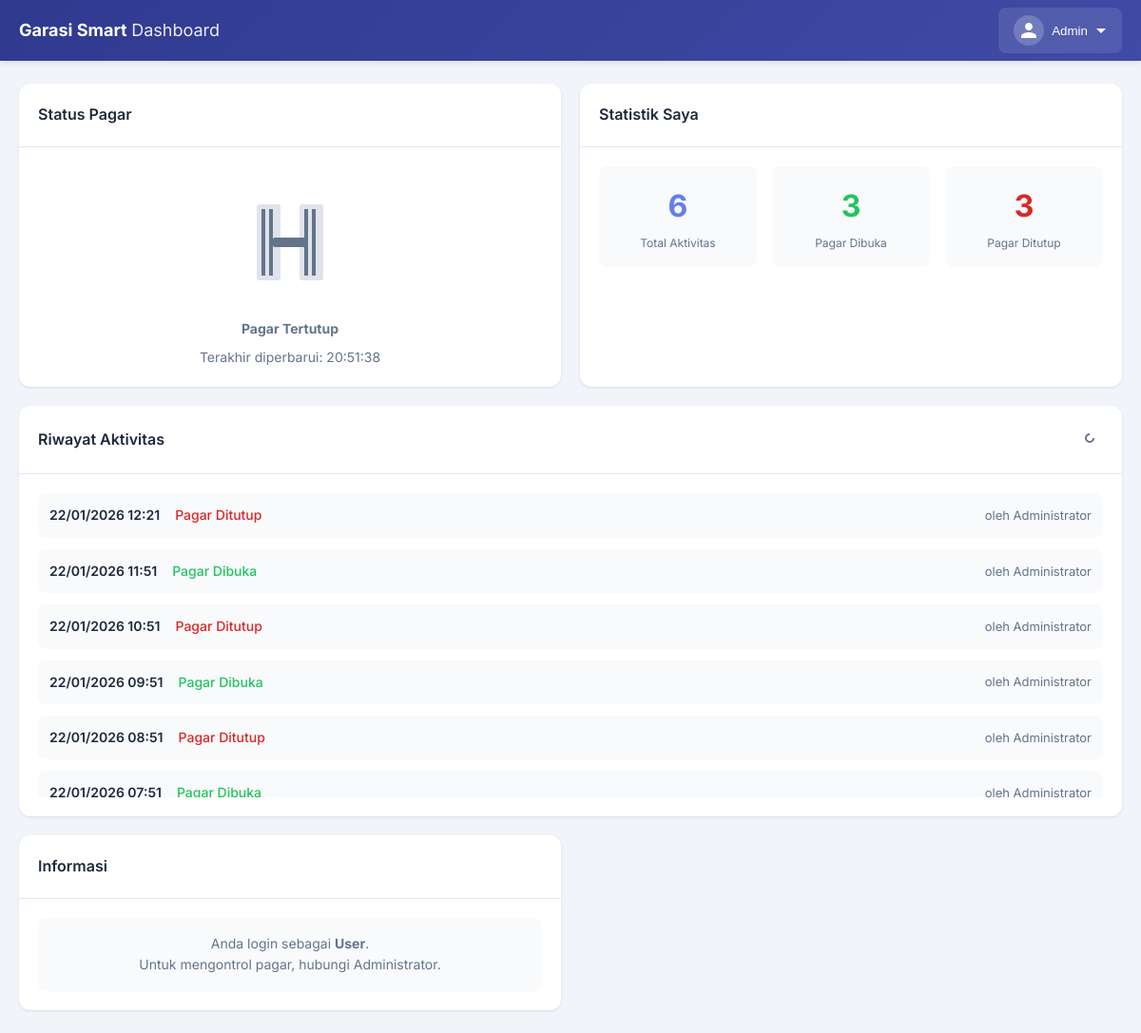
/user/dashboard.php (signed in), run on the app's committed database.
### tables this page shows
CREATE TABLE gate_logs (
    log_id INT AUTO_INCREMENT PRIMARY KEY,
    action ENUM('open', 'close') NOT NULL,
    action_by INT NULL,
    action_source ENUM('dashboard', 'iot', 'manual') DEFAULT 'dashboard',
    timestamp TIMESTAMP DEFAULT CURRENT_TIMESTAMP,
    duration_seconds INT NULL COMMENT 'Duration gate was open (calculated when closed)',
    notes VARCHAR(255) NULL,
    FOREIGN KEY (action_by) REFERENCES users(user_id) ON DELETE SET NULL,
    INDEX idx_timestamp (timestamp),
    INDEX idx_action (action)
);

CREATE TABLE users (
    user_id INT AUTO_INCREMENT PRIMARY KEY,
    username VARCHAR(50) NOT NULL UNIQUE,
    password VARCHAR(255) NOT NULL,
    email VARCHAR(100) NOT NULL,
    full_name VARCHAR(100) NOT NULL,
    role ENUM('admin', 'user') DEFAULT 'user',
    created_at TIMESTAMP DEFAULT CURRENT_TIMESTAMP,
    last_login TIMESTAMP NULL,
    is_active TINYINT(1) DEFAULT 1,
    INDEX idx_username (username),
    INDEX idx_role (role)
);

### user/dashboard.php (the view, shortened to what this page needs)
<?php
$db = getDBConnection();
$status_result = $db->query("SELECT * FROM gate_status ORDER BY status_id DESC LIMIT 1");
$gate_status = $status_result->fetch_assoc();
$is_open = ($gate_status['current_status'] === 'open');
$activity_logs = $db->query(
    "SELECT gl.*, u.full_name
    FROM gate_logs gl
    LEFT JOIN users u ON gl.action_by = u.user_id
    ORDER BY gl.timestamp DESC
    LIMIT 15"
);
$user_id = $_SESSION['user_id'];
$user_stats = $db->query(
    "SELECT
        COUNT(*) as total_actions,
        SUM(CASE WHEN action = 'open' THEN 1 ELSE 0 END) as total_opens,
        SUM(CASE WHEN action = 'close' THEN 1 ELSE 0 END) as total_closes
    FROM gate_logs
    WHERE action_by = $user_id"
)->fetch_assoc();
include __DIR__ . '/../includes/header.php';
?>
<div class="dashboard-container">
    <div class="dashboard-grid">
        <div class="card">
            <div class="card-header">
                <h3>Status Pagar</h3>
            </div>
            <div class="card-body status-display" id="gateStatusDisplay">
                <div class="gate-icon <?= $is_open ? 'gate-open' : 'gate-closed' ?>">
                </div>
                <h2 class="status-text <?= $is_open ? 'text-success' : 'text-muted' ?>" id="statusText">
                    <?= $is_open ? 'Pagar Terbuka' : 'Pagar Tertutup' ?>
                </h2>
                <p class="text-muted">Terakhir diperbarui: <span id="lastUpdate"><?= date('H:i:s') ?></span></p>
            </div>
        </div>
        <div class="card">
            <div class="card-header">
                <h3>Statistik Saya</h3>
            </div>
            <div class="card-body">
                <div class="stats-grid">
                    <div class="stat-item">
                        <div class="stat-value text-primary"><?= $user_stats['total_actions'] ?></div>
                        <div class="stat-label">Total Aktivitas</div>
                    </div>
                    <div class="stat-item">
                        <div class="stat-value text-success"><?= $user_stats['total_opens'] ?></div>
                        <div class="stat-label">Pagar Dibuka</div>
                    </div>
                    <div class="stat-item">
                        <div class="stat-value text-danger"><?= $user_stats['total_closes'] ?></div>
                        <div class="stat-label">Pagar Ditutup</div>
                    </div>
                </div>
            </div>
        </div>
        <div class="card card-full-width">
            <div class="card-header">
                <h3>Riwayat Aktivitas</h3>
                <button class="btn-icon" onclick="location.reload()">
                    <svg width="16" height="16" viewBox="0 0 16 16" fill="currentColor">
                        <path d="M8 3a5 5 0 1 0 5 5h-2a3 3 0 1 1-3-3V3z"/>
                    </svg>
                </button>
            </div>
            <div class="card-body">
                <div class="activity-list" id="activityList">
                    <?php while ($log = $activity_logs->fetch_assoc()): ?>
                    <div class="activity-item">
                        <span class="activity-time"><?= date('d/m/Y H:i', strtotime($log['timestamp'])) ?></span>
                        <span class="activity-action <?= $log['action'] == 'open' ? 'text-success' : 'text-danger' ?>">
                            Pagar <?= $log['action'] == 'open' ? 'Dibuka' : 'Ditutup' ?>
                        </span>
                        <span class="activity-user text-muted">
                            oleh <?= $log['full_name'] ?: 'IoT Device' ?>
                        </span>
                    </div>
                    <?php endwhile; ?>
                </div>
            </div>
        </div>
        <div class="card">
            <div class="card-header">
                <h3>Informasi</h3>
            </div>
            <div class="card-body">
                <div class="info-box">
                    <p class="text-muted">Anda login sebagai <strong>User</strong>.</p>
                    <p class="text-muted">Untuk mengontrol pagar, hubungi Administrator.</p>
                </div>
            </div>
        </div>
    </div>
</div>
<?php include __DIR__ . '/../includes/footer.php'; ?>

### assets/css/style.css (style rules this page uses)
:root { --primary: #667eea; --primary-dark: #2f3a8f; --secondary: #764ba2; --success: #22c55e; --danger: #dc2626; --warning: #fbbf24; --info: #3b82f6; --light: #f8fafc; --dark: #1e293b; --muted: #64748b; --border: #e2e8f0; --shadow: 0 1px 3px rgba(0, 0, 0, 0.1); --shadow-lg: 0 10px 40px rgba(0, 0, 0, 0.1); }
* { margin: 0; padding: 0; box-sizing: border-box; }
body { font-family: 'Inter', -apple-system, BlinkMacSystemFont, 'Segoe UI', sans-serif; background: #f1f5f9; color: var(--dark); line-height: 1.6; }
.dashboard-container { width: 100%; }
.dashboard-grid { display: grid; grid-template-columns: repeat(3, 1fr); gap: 20px; }
.card { background: white; border-radius: 12px; box-shadow: var(--shadow); overflow: hidden; transition: all 0.3s ease; }
.card-full-width { grid-column: span 3; }
.card-header { padding: 20px; border-bottom: 1px solid var(--border); display: flex; justify-content: space-between; align-items: center; }
.card-header h3 { font-size: 16px; font-weight: 600; color: var(--dark); }
.card-body { padding: 20px; }
.btn-icon { background: none; border: none; color: var(--muted); cursor: pointer; padding: 6px; border-radius: 6px; transition: all 0.2s ease; }
.status-display { text-align: center; }
.gate-icon { margin: 20px 0; display: flex; justify-content: center; transition: all 0.5s ease; }
.gate-icon.gate-closed svg { animation: gateClosed 0.5s ease; }
.status-text { font-size: 24px; font-weight: 700; margin-bottom: 8px; }
.text-success { color: var(--success); }
.text-danger { color: var(--danger); }
.text-muted { color: var(--muted); font-size: 14px; }
.text-primary { color: var(--primary); }
.activity-list { display: flex; flex-direction: column; gap: 12px; max-height: 320px; overflow-y: auto; }
.activity-item { display: flex; align-items: center; gap: 16px; padding: 12px; background: var(--light); border-radius: 8px; font-size: 14px; }
.activity-time { font-weight: 600; color: var(--dark); min-width: 80px; }
.activity-action { font-weight: 500; flex: 1; }
.activity-user { font-size: 13px; }
.stats-grid { display: grid; grid-template-columns: repeat(3, 1fr); gap: 16px; }
.stat-item { text-align: center; padding: 16px; background: var(--light); border-radius: 8px; }
.stat-value { font-size: 32px; font-weight: 700; margin-bottom: 4px; }
.stat-label { font-size: 12px; color: var(--muted); }
.info-box { background: var(--light); padding: 16px; border-radius: 8px; text-align: center; }
@media (max-width: 1200px) { .dashboard-grid { grid-template-columns: repeat(2, 1fr); } }
@media (max-width: 1200px) { .card-full-width { grid-column: span 2; } }

### data on the page
gate_logs: timestamp "22/01/2026 12:21", action "Ditutup", action_by.full_name "Administrator"
gate_logs: timestamp "22/01/2026 11:51", action "Dibuka", action_by.full_name "Administrator"
gate_logs: timestamp "22/01/2026 10:51", action "Ditutup", action_by.full_name "Administrator"
gate_logs: timestamp "22/01/2026 09:51", action "Dibuka", action_by.full_name "Administrator"
gate_logs: timestamp "22/01/2026 08:51", action "Ditutup", action_by.full_name "Administrator"
gate_logs: timestamp "22/01/2026 07:51", action "Dibuka", action_by.full_name "Administrator"

### other printed values
$user_stats['total_actions'] "6"
$user_stats['total_opens'] "3"
$user_stats['total_closes'] "3"
